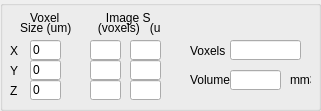
   <widget class="QGroupBox" name="groupBox_voxel">
    <property name="geometry">
     <rect>
      <x>100</x>
      <y>90</y>
      <width>321</width>
      <height>111</height>
     </rect>
    </property>
    <property name="title">
     <string/>
    </property>
    <widget class="QLineEdit" name="lineEdit_xvoxel">
     <property name="geometry">
      <rect>
       <x>30</x>
       <y>40</y>
       <width>31</width>
       <height>20</height>
      </rect>
     </property>
     <property name="text">
      <string>0</string>
     </property>
    </widget>
    <widget class="QLineEdit" name="lineEdit_yvoxel">
     <property name="geometry">
      <rect>
       <x>30</x>
       <y>60</y>
       <width>31</width>
       <height>20</height>
      </rect>
     </property>
     <property name="text">
      <string>0</string>
     </property>
    </widget>
    <widget class="QLineEdit" name="lineEdit_zvoxel">
     <property name="geometry">
      <rect>
       <x>30</x>
       <y>80</y>
       <width>31</width>
       <height>20</height>
      </rect>
     </property>
     <property name="text">
      <string>0</string>
     </property>
    </widget>
    <widget class="QLabel" name="label_voxel1">
     <property name="geometry">
      <rect>
       <x>30</x>
       <y>10</y>
       <width>121</width>
       <height>16</height>
      </rect>
     </property>
     <property name="text">
      <string>Voxel              Image Size</string>
     </property>
    </widget>
    <widget class="QLabel" name="label_z">
     <property name="geometry">
      <rect>
       <x>10</x>
       <y>80</y>
       <width>16</width>
       <height>21</height>
      </rect>
     </property>
     <property name="text">
      <string>Z</string>
     </property>
    </widget>
    <widget class="QLabel" name="label_y">
     <property name="geometry">
      <rect>
       <x>10</x>
       <y>60</y>
       <width>16</width>
       <height>21</height>
      </rect>
     </property>
     <property name="text">
      <string>Y</string>
     </property>
    </widget>
    <widget class="QLabel" name="label_x">
     <property name="geometry">
      <rect>
       <x>10</x>
       <y>40</y>
       <width>16</width>
       <height>21</height>
      </rect>
     </property>
     <property name="text">
      <string>X</string>
     </property>
    </widget>
    <widget class="QLabel" name="label_voxelsize2">
     <property name="geometry">
      <rect>
       <x>20</x>
       <y>20</y>
       <width>141</width>
       <height>16</height>
      </rect>
     </property>
     <property name="text">
      <string>Size (um)        (voxels)   (um)</string>
     </property>
    </widget>
    <widget class="QLineEdit" name="lineEdit_nx">
     <property name="geometry">
      <rect>
       <x>90</x>
       <y>40</y>
       <width>31</width>
       <height>20</height>
      </rect>
     </property>
     <property name="readOnly">
      <bool>true</bool>
     </property>
    </widget>
    <widget class="QLineEdit" name="lineEdit_ny">
     <property name="geometry">
      <rect>
       <x>90</x>
       <y>60</y>
       <width>31</width>
       <height>20</height>
      </rect>
     </property>
     <property name="readOnly">
      <bool>true</bool>
     </property>
    </widget>
    <widget class="QLineEdit" name="lineEdit_nz">
     <property name="geometry">
      <rect>
       <x>90</x>
       <y>80</y>
       <width>31</width>
       <height>20</height>
      </rect>
     </property>
     <property name="readOnly">
      <bool>true</bool>
     </property>
    </widget>
    <widget class="QLineEdit" name="lineEdit_umx">
     <property name="geometry">
      <rect>
       <x>130</x>
       <y>40</y>
       <width>31</width>
       <height>20</height>
      </rect>
     </property>
     <property name="readOnly">
      <bool>true</bool>
     </property>
    </widget>
    <widget class="QLineEdit" name="lineEdit_umy">
     <property name="geometry">
      <rect>
       <x>130</x>
       <y>60</y>
       <width>31</width>
       <height>20</height>
      </rect>
     </property>
     <property name="readOnly">
      <bool>true</bool>
     </property>
    </widget>
    <widget class="QLineEdit" name="lineEdit_umz">
     <property name="geometry">
      <rect>
       <x>130</x>
       <y>80</y>
       <width>31</width>
       <height>20</height>
      </rect>
     </property>
     <property name="readOnly">
      <bool>true</bool>
     </property>
    </widget>
    <widget class="QLineEdit" name="lineEdit_volume">
     <property name="geometry">
      <rect>
       <x>230</x>
       <y>70</y>
       <width>51</width>
       <height>20</height>
      </rect>
     </property>
     <property name="text">
      <string/>
     </property>
     <property name="readOnly">
      <bool>true</bool>
     </property>
    </widget>
    <widget class="QLabel" name="label_unitsmm3">
     <property name="geometry">
      <rect>
       <x>290</x>
       <y>70</y>
       <width>21</width>
       <height>20</height>
      </rect>
     </property>
     <property name="text">
      <string>mm3</string>
     </property>
    </widget>
    <widget class="QLabel" name="label_volume">
     <property name="geometry">
      <rect>
       <x>190</x>
       <y>70</y>
       <width>41</width>
       <height>20</height>
      </rect>
     </property>
     <property name="text">
      <string>Volume</string>
     </property>
    </widget>
    <widget class="QLineEdit" name="lineEdit_ntvoxels">
     <property name="geometry">
      <rect>
       <x>230</x>
       <y>40</y>
       <width>71</width>
       <height>20</height>
      </rect>
     </property>
     <property name="readOnly">
      <bool>true</bool>
     </property>
    </widget>
    <widget class="QLabel" name="label_ntvoxels">
     <property name="geometry">
      <rect>
       <x>190</x>
       <y>40</y>
       <width>41</width>
       <height>21</height>
      </rect>
     </property>
     <property name="text">
      <string>Voxels</string>
     </property>
    </widget>
   </widget>
